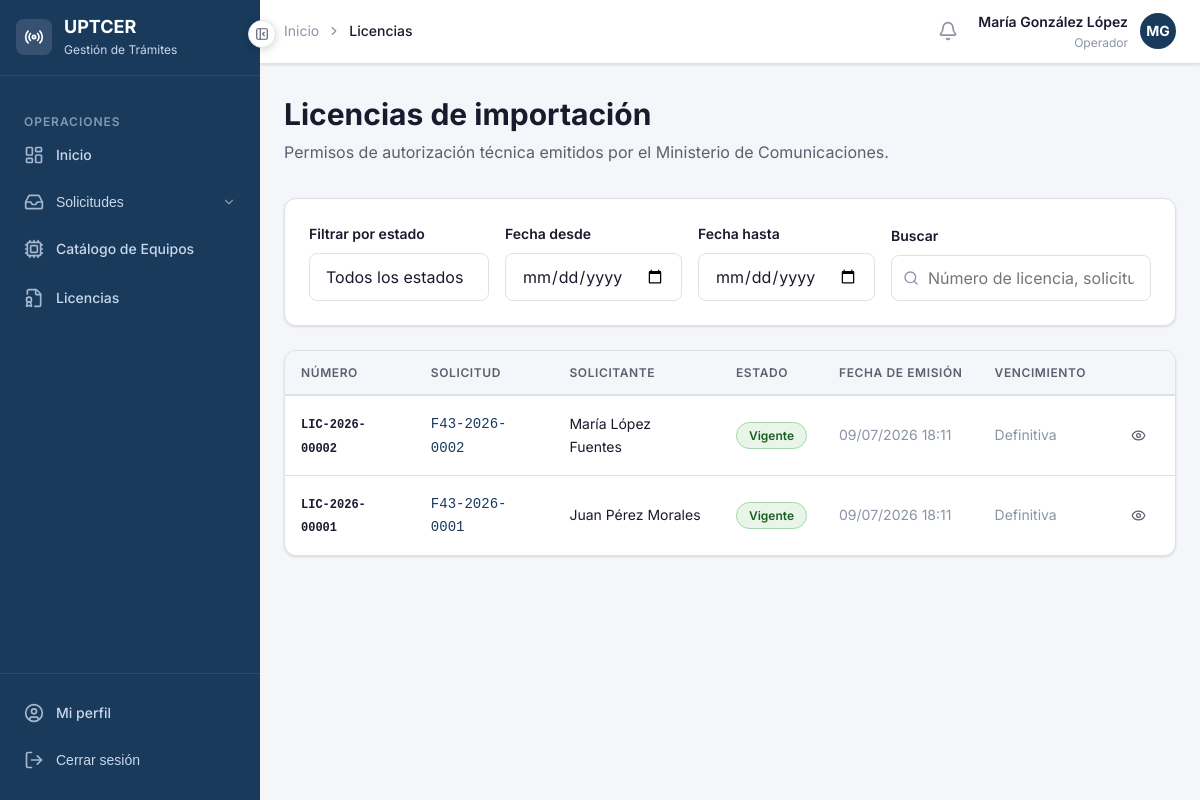
The app's page /licencias/ (signed in), older data.
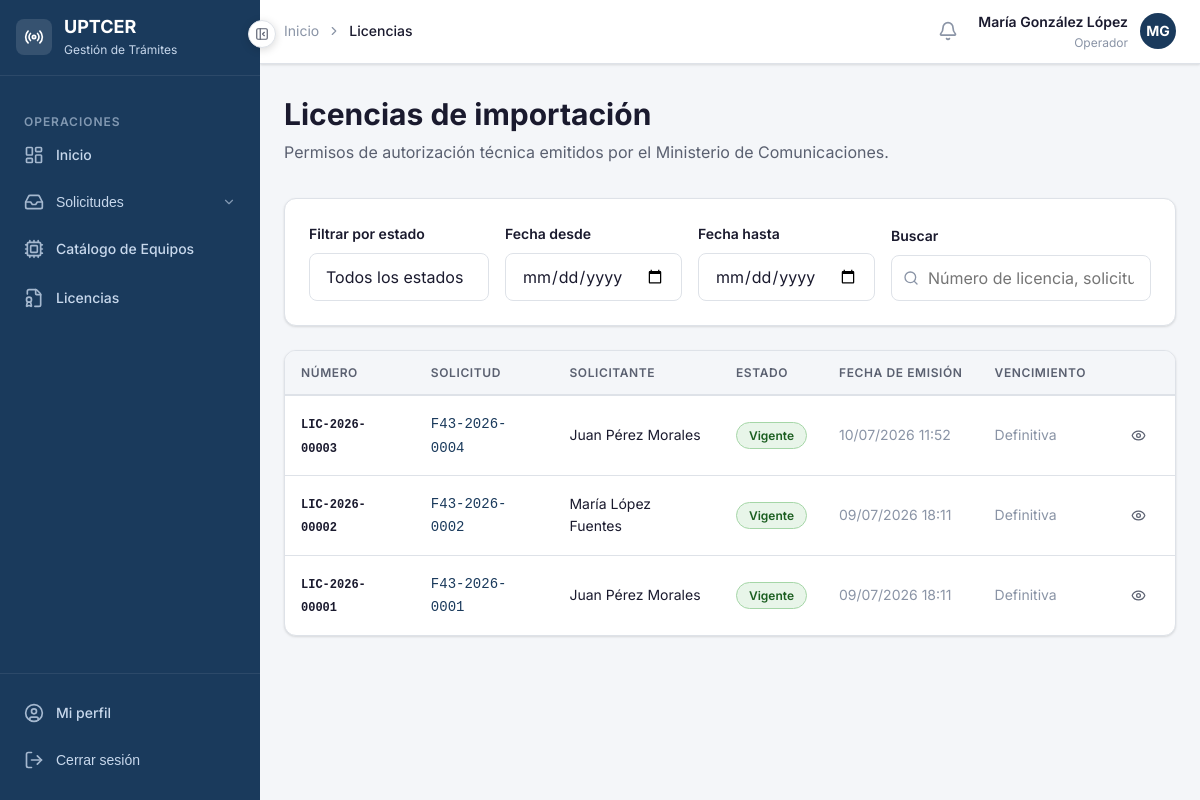
The same page, newer data.
### apps/licencias/models.py (models this page shows, shortened)
class Licencia(models.Model):
    ESTADO_VIGENTE   = 'vigente'
    ESTADO_VENCIDA   = 'vencida'
    ESTADO_REVOCADA  = 'revocada'
    ESTADOS = [
        (ESTADO_VIGENTE,  'Vigente'),
        (ESTADO_VENCIDA,  'Vencida'),
        (ESTADO_REVOCADA, 'Revocada'),
    ]
    numero          = models.CharField('Número de licencia', max_length=30, unique=True, editable=False)
    solicitud       = models.OneToOneField(
                        'solicitudes.Solicitud',
                        on_delete=models.PROTECT,
                        related_name='licencia',
                        verbose_name='Solicitud'
                      )
    emitida_por     = models.ForeignKey(
                        settings.AUTH_USER_MODEL,
                        on_delete=models.PROTECT,
                        related_name='licencias_emitidas',
                        verbose_name='Emitida por'
                      )
    estado          = models.CharField('Estado', max_length=20, choices=ESTADOS, default=ESTADO_VIGENTE)
    fecha_emision   = models.DateTimeField('Fecha de emisión', auto_now_add=True)
    fecha_vencimiento = models.DateField('Fecha de vencimiento', null=True, blank=True)
    observaciones   = models.TextField('Observaciones', blank=True)
    motivo_revocacion = models.TextField('Motivo de revocación', blank=True)
    fecha_revocacion  = models.DateTimeField('Fecha de revocación', null=True, blank=True)
    class Meta:
        verbose_name        = 'Licencia'
        verbose_name_plural = 'Licencias'
        ordering            = ['-fecha_emision']
    @property
    def clase_badge(self):
        mapa = {
            self.ESTADO_VIGENTE:  'badge-aprobado',
            self.ESTADO_VENCIDA:  'badge-pendiente',
            self.ESTADO_REVOCADA: 'badge-denegado',
        }
        return mapa.get(self.estado, 'badge-info')
    def verificar_vencimiento(self):
        if (self.estado == self.ESTADO_VIGENTE and
                self.fecha_vencimiento and
                self.fecha_vencimiento < timezone.now().date()):
            self.estado = self.ESTADO_VENCIDA
            self.save(update_fields=['estado'])

### apps/solicitudes/models.py (models this page shows, shortened)
class Solicitud(models.Model):
    FLUJO_F43  = 'f43'
    FLUJO_RATS = 'rats'
    FLUJOS = [
        (FLUJO_F43,  'F43 — Solicitud previa a importación'),
        (FLUJO_RATS, 'RATS — Equipo retenido en aduana'),
    ]
    ESTADO_BORRADOR    = 'borrador'
    ESTADO_ENVIADA     = 'enviada'
    ESTADO_EN_REVISION = 'en_revision'
    ESTADO_APROBADA    = 'aprobada'
    ESTADO_DENEGADA    = 'denegada'
    ESTADO_CANCELADA   = 'cancelada'
    ESTADOS = [
        (ESTADO_BORRADOR,    'Borrador'),
        (ESTADO_ENVIADA,     'Enviada'),
        (ESTADO_EN_REVISION, 'En revisión'),
        (ESTADO_APROBADA,    'Aprobada'),
        (ESTADO_DENEGADA,    'Denegada'),
        (ESTADO_CANCELADA,   'Cancelada'),
    ]
    numero          = models.CharField('Número de solicitud', max_length=20, unique=True, editable=False)
    flujo           = models.CharField('Tipo de flujo', max_length=10, choices=FLUJOS)
    estado          = models.CharField('Estado', max_length=20, choices=ESTADOS, default=ESTADO_BORRADOR)
    solicitante     = models.ForeignKey(
                        settings.AUTH_USER_MODEL,
                        on_delete=models.PROTECT,
                        verbose_name='Solicitante',
                        related_name='solicitudes'
                      )
    equipo          = models.ForeignKey(
                        'equipos.Equipo',
                        on_delete=models.PROTECT,
                        verbose_name='Equipo',
                        null=True,
                        blank=True,
                        related_name='solicitudes'
                      )
    equipo_no_listado       = models.BooleanField('Equipo no listado en catálogo', default=False)
    equipo_descripcion      = models.TextField('Descripción del equipo (no listado)', blank=True)
    equipo_marca_manual     = models.CharField('Marca (manual)', max_length=100, blank=True)
    equipo_modelo_manual    = models.CharField('Modelo (manual)', max_length=100, blank=True)
    documento_adjunto       = models.FileField(
                                'Documento adjunto',
                                upload_to='solicitudes/documentos/%Y/%m/',
                                null=True,
                                blank=True
                              )
    numero_rats             = models.CharField('Número RATS', max_length=50, blank=True)
    fecha_retencion         = models.DateField('Fecha de retención', null=True, blank=True)
    operador_asignado       = models.ForeignKey(
                                settings.AUTH_USER_MODEL,
                                on_delete=models.SET_NULL,
                                null=True,
                                blank=True,
                                verbose_name='Operador asignado',
                                related_name='solicitudes_asignadas'
                              )
    observaciones_solicitante   = models.TextField('Observaciones del solicitante', blank=True)
    observaciones_operador      = models.TextField('Observaciones del operador', blank=True)
    observaciones_tecnicas      = models.TextField('Criterio técnico', blank=True)
    fecha_creacion      = models.DateTimeField('Fecha de creación', auto_now_add=True)
    fecha_actualizacion = models.DateTimeField('Última actualización', auto_now=True)
    fecha_resolucion    = models.DateTimeField('Fecha de resolución', null=True, blank=True)
    revisada_directivo      = models.BooleanField('Revisada por dirección', default=False)
    fecha_revision_directivo = models.DateTimeField('Fecha de revisión directiva', null=True, blank=True)
    revisada_por            = models.ForeignKey(
                                settings.AUTH_USER_MODEL,
                                on_delete=models.SET_NULL,
                                null=True,
                                blank=True,
                                verbose_name='Revisada por',
                                related_name='solicitudes_supervisadas'
                              )
    class Meta:
        verbose_name        = 'Solicitud'
        verbose_name_plural = 'Solicitudes'
        ordering            = ['-fecha_creacion']

### apps/accounts/models.py (models this page shows, shortened)
class Usuario(AbstractBaseUser, PermissionsMixin):
    ROL_PERSONA_NATURAL  = 'persona_natural'
    ROL_OPERADOR         = 'operador'
    ROL_ESPECIALISTA     = 'especialista'
    ROL_ADUANA           = 'aduana'
    ROL_DIRECTIVO        = 'directivo'
    ROLES = [
        (ROL_PERSONA_NATURAL, 'Persona Natural'),
        (ROL_OPERADOR,        'Operador'),
        (ROL_ESPECIALISTA,    'Especialista Técnico'),
        (ROL_ADUANA,          'Aduana'),
        (ROL_DIRECTIVO,       'Directivo'),
    ]
    username        = models.CharField('Usuario', max_length=150, unique=True)
    email           = models.EmailField('Correo electrónico', unique=True)
    nombre          = models.CharField('Nombre', max_length=100)
    apellidos       = models.CharField('Apellidos', max_length=100)
    rol             = models.CharField('Rol', max_length=30, choices=ROLES, default=ROL_PERSONA_NATURAL)
    telefono        = models.CharField('Teléfono', max_length=20, blank=True)
    activo          = models.BooleanField('Activo', default=True)
    fecha_registro  = models.DateTimeField('Fecha de registro', auto_now_add=True)
    is_active       = models.BooleanField(default=True)
    is_staff        = models.BooleanField(default=False)
    objects = UsuarioManager()
    USERNAME_FIELD  = 'username'
    REQUIRED_FIELDS = ['email', 'nombre', 'apellidos']
    class Meta:
        verbose_name        = 'Usuario'
        verbose_name_plural = 'Usuarios'
        ordering            = ['apellidos', 'nombre']
    def get_nombre_completo(self):
        return f'{self.nombre} {self.apellidos}'
    @property
    def es_persona_natural(self):
        return self.rol == self.ROL_PERSONA_NATURAL
    @property
    def es_operador(self):
        return self.rol == self.ROL_OPERADOR
    @property
    def es_especialista(self):
        return self.rol == self.ROL_ESPECIALISTA
    @property
    def es_aduana(self):
        return self.rol == self.ROL_ADUANA
    @property
    def es_directivo(self):
        return self.rol == self.ROL_DIRECTIVO

### apps/licencias/views.py (the view, shortened to what this page needs)
# urls.py: path('',                    views.lista_licencias,  name='lista'),
@never_cache
@login_required
def lista_licencias(request):
    usuario = request.user
    if usuario.es_persona_natural:
        licencias = Licencia.objects.filter(
            solicitud__solicitante=usuario
        ).select_related('solicitud', 'emitida_por')
    else:
        licencias = Licencia.objects.select_related(
            'solicitud', 'emitida_por', 'solicitud__solicitante'
        ).all()
    estado = request.GET.get('estado', '')
    if estado:
        licencias = licencias.filter(estado=estado)
    fecha_desde = request.GET.get('fecha_desde', '')
    fecha_hasta = request.GET.get('fecha_hasta', '')
    if fecha_desde:
        licencias = licencias.filter(fecha_emision__date__gte=fecha_desde)
    if fecha_hasta:
        licencias = licencias.filter(fecha_emision__date__lte=fecha_hasta)
    busqueda = request.GET.get('q', '')
    for lic in licencias:
        lic.verificar_vencimiento()
    return render(request, 'licencias/lista.html', {
        'licencias':     licencias,
        'estado_actual': estado,
        'fecha_desde':   fecha_desde,
        'fecha_hasta':   fecha_hasta,
        'busqueda':      busqueda,
        'ESTADOS':       Licencia.ESTADOS,
    })

### templates/licencias/lista.html (shortened to what this page needs)
{% extends 'base/base.html' %}
{% block breadcrumb %}
<li style="display:flex;align-items:center;gap:var(--espacio-2);">
  <i data-lucide="chevron-right" style="width:14px;height:14px;"></i>
  <span style="color:var(--color-texto-principal);font-weight:var(--peso-medio);">Licencias</span>
</li>
{% endblock %}
{% block contenido %}
<div class="pagina-cabecera flex justify-between items-center">
  <div>
    <h1 class="pagina-titulo">Licencias de importación</h1>
    <p class="pagina-subtitulo">Permisos de autorización técnica emitidos por el Ministerio de Comunicaciones.</p>
  </div>
</div>
<div class="tarjeta mb-6">
  <div class="tarjeta-cuerpo">
    <form method="get" id="form-filtros" style="display:flex;gap:var(--espacio-4);align-items:flex-end;flex-wrap:wrap;">
      <div class="campo-grupo" style="margin-bottom:0;min-width:180px;">
        <label class="campo-etiqueta">Filtrar por estado</label>
        <select name="estado" class="campo-select">
          <option value="">Todos los estados</option>
        </select>
      </div>
      <div class="campo-grupo" style="margin-bottom:0;min-width:160px;">
        <label class="campo-etiqueta">Fecha desde</label>
        <input type="date" name="fecha_desde"
          class="campo-input" value="{{ fecha_desde }}">
      </div>
      <div class="campo-grupo" style="margin-bottom:0;min-width:160px;">
        <label class="campo-etiqueta">Fecha hasta</label>
        <input type="date" name="fecha_hasta"
          class="campo-input" value="{{ fecha_hasta }}">
      </div>
      <div class="campo-grupo" style="margin-bottom:0;flex:1;min-width:200px;">
        <label class="campo-etiqueta">Buscar</label>
        <div style="position:relative;">
          <i data-lucide="search" style="position:absolute;left:12px;top:50%;transform:translateY(-50%);width:16px;height:16px;color:var(--color-texto-muted);"></i>
          <input type="text" name="q" value="{{ busqueda }}"
            class="campo-input" style="padding-left:36px;"
            placeholder="Número de licencia, solicitud o nombre del solicitante...">
        </div>
      </div>
    </form>
  </div>
</div>
<div class="tarjeta">
  <div class="tarjeta-cuerpo" style="padding:0;" id="contenedor-tabla">
    {% include 'licencias/tabla_licencias.html' %}
  </div>
</div>
{% endblock %}

### templates/licencias/tabla_licencias.html (shortened to what this page needs)
{% if licencias %}
  <div class="tabla-contenedor" style="border:none;border-radius:0;">
    <table class="tabla">
      <thead>
        <tr>
          <th>Número</th>
          <th>Solicitud</th>
          <th>Solicitante</th>
          <th>Estado</th>
          <th>Fecha de emisión</th>
          <th>Vencimiento</th>
          <th></th>
        </tr>
      </thead>
      <tbody>
        {% for l in licencias %}
        <tr>
          <td>
            <span style="font-family:var(--fuente-mono);font-size:var(--texto-xs);font-weight:var(--peso-semi);">
              {{ l.numero }}
            </span>
          </td>
          <td>
            <a href="{% url 'solicitudes:detalle' l.solicitud.pk %}"
              style="font-size:var(--texto-sm);color:var(--color-primario);text-decoration:none;font-family:var(--fuente-mono);">
              {{ l.solicitud.numero }}
            </a>
          </td>
          <td>{{ l.solicitud.solicitante.get_nombre_completo }}</td>
          <td><span class="badge {{ l.clase_badge }}">{{ l.get_estado_display }}</span></td>
          <td style="color:var(--color-texto-muted);white-space:nowrap;">
            {{ l.fecha_emision|date:"d/m/Y H:i" }}
          </td>
          <td style="white-space:nowrap;">
            {% if l.fecha_vencimiento %}
              {% if l.es_vigente %}
                <span style="color:var(--color-secundario);font-size:var(--texto-sm);">
                  {{ l.fecha_vencimiento|date:"d/m/Y" }}
                </span>
              {% else %}
                <span style="color:var(--color-acento);font-size:var(--texto-sm);">
                  {{ l.fecha_vencimiento|date:"d/m/Y" }}
                </span>
              {% endif %}
            {% else %}
              <span style="color:var(--color-texto-muted);font-size:var(--texto-sm);">Definitiva</span>
            {% endif %}
          </td>
          <td>
            <a href="{% url 'licencias:detalle' l.numero %}" class="btn btn-ghost btn-sm">
              <i data-lucide="eye" style="width:15px;height:15px;"></i>
            </a>
          </td>
        </tr>
        {% endfor %}
      </tbody>
    </table>
  </div>
{% endif %}

Row changes from the older to the newer data that the page shows:
added Licencia: numero "LIC-2026-00003", solicitud.numero "F43-2026-0004", solicitud.solicitante.get_nombre_completo "Juan Pérez Morales", estado "Vigente", fecha_emision "10/07/2026 11:52", shows "Definitiva"
